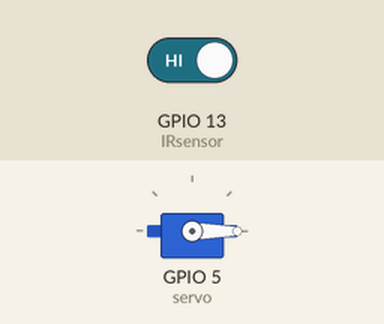
This sketch was run on a simulated ESP8266 (NodeMCU). Shown: servo. Inputs (shaded band) come from the test bench; at power-on: GPIO 13 (IRsensor) HIGH. WiFi joins after 1.5 s; servers stay silent unless stated; random numbers use the default seed unless the sketch sets one; no MQTT or app messages arrive unless stated; what the sketch prints to the serial monitor is not drawn.

Above: at 2.7 s.
2.8 s: GPIO 13 (IRsensor) driven LOW
At 3.5 s:
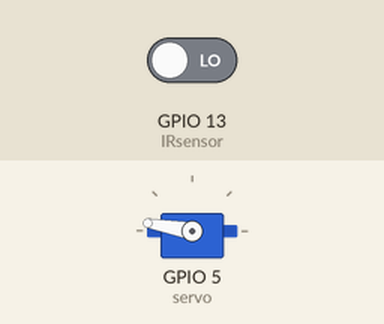
9.3 s: GPIO 13 (IRsensor) driven HIGH
At 11.7 s:
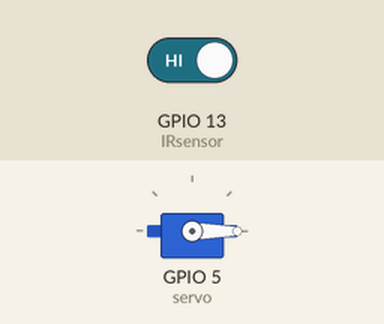
Timing chart, 0 to 13.2 s (numbered marks = the images above; inputs shaded):
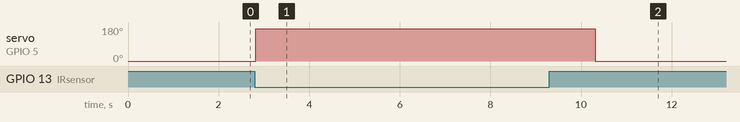

Measured:
- after the input at 2.8 s, servo on GPIO 5 (servo): 0° → 170° at once
- after the input at 9.3 s, servo on GPIO 5 (servo): 170° → 0° after 1.0 s

The sketch:

ths2.ino
```cpp
#include <Servo.h>
#include <ESP8266WiFi.h>
#include <PubSubClient.h>


Servo servo;

// Update these with values suitable for your network.
const char* ssid = "SALA";
const char* password = "g0mesp1res";
const char* mqtt_server = "192.168.1.201";
#define mqtt_port 1883
#define MQTT_USER ""
#define MQTT_PASSWORD ""
#define MQTT_PUBLISH "home/touchless-hands-sanitizer/1/tx"
#define MQTT_RECEIVER "home/touchless-hands-sanitizer/1/rx"

char* ths = "USED";

WiFiClient wifiClient;
PubSubClient client(wifiClient);

int angle = 0;
int IRsensor = 13;  // IR sensor PIN D2
int val ; // define numeric variables val


void setup_wifi() {
    delay(10);
    // We start by connecting to a WiFi network
    Serial.println();
    Serial.print("Connecting to ");
    Serial.println(ssid);
    WiFi.begin(ssid, password);
    while (WiFi.status() != WL_CONNECTED) {
      delay(500);
      Serial.print(".");
    }
    // The function randomSeed(seed) resets Arduino’s pseudorandom number generator.
    //randomSeed(micros());
    Serial.println("");
    Serial.println("WiFi connected");
    Serial.println("IP address: ");
    Serial.println(WiFi.localIP());
}

void reconnect() {
  // Loop until we're reconnected
  while (!client.connected()) {
    Serial.print("Attempting MQTT connection...");
    // Create a random client ID
    String clientId = "ESP8266Client-";
    clientId += String(random(0xffff), HEX);
    // Attempt to connect
    if (client.connect(clientId.c_str(),MQTT_USER,MQTT_PASSWORD)) {
      Serial.println("connected");
      //Once connected, publish an announcement...
      publishSerialData("home/touchless-hands-sanitizer/1 is online");
      // ... and resubscribe
      client.subscribe(MQTT_RECEIVER);
    } else {
      Serial.print("failed, rc=");
      Serial.print(client.state());
      Serial.println(" try again in 5 seconds");
      // Wait 5 seconds before retrying
      delay(5000);
    }
  }
}

void callback(char* topic, byte *payload, unsigned int length) {
    Serial.println("-------new message from broker-----");
    Serial.print("channel:");
    Serial.println(topic);
    Serial.print("data:");
    Serial.write(payload, length);
    Serial.println();
    payload[length]=0;
}

void publishSerialData(char *serialData){
  if (!client.connected()) {
    reconnect();
  }
  client.publish(MQTT_PUBLISH, serialData);
}


void setup() {
  Serial.begin(115200);
  Serial.setTimeout(500);
  setup_wifi();
  client.setServer(mqtt_server, mqtt_port);
  client.setCallback(callback);
  reconnect();
  servo.attach(5);  // servo control sensor PIN D1
  servo.write(angle);
  pinMode (IRsensor, INPUT) ; // define the obstacle avoidance sensor output interface
}

void loop()
{
  client.loop();
  servo.write(0);
//  delay(50000);
//  servo.write(170);
//  delay(1000);

  val = digitalRead (IRsensor) ;// digital interface
  if (val == LOW) // When the IR detects a signal
  {
    servo.write(170);
    //SEND DATA TO MQTT if there is an IR sensed
    //char copy[3];
    //itoa(val,copy,32);
    publishSerialData(ths);
    delay(1000);
  }
  //Serial.print("val:");
  //Serial.println(val);
  delay(250);
}
```
